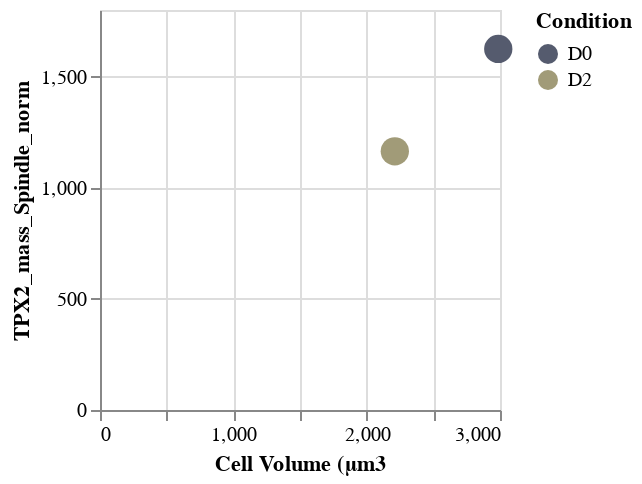

Write notebook code for a chart like this one.
### Code cell
SCATTER_CV_TPX2 = alt.Chart(
        data = df, 
        width = 200, 
        height = 200
    ).mark_circle(
        opacity = 1,
        size = 200
    ).encode(
        alt.X("mean(Cell_Volume_um3)", title = "Cell Volume (µm3"),
        alt.Y("mean(TPX2_mass_Spindle_norm)", title = "TPX2_mass_Spindle_norm"),
        color = alt.Color("Condition", scale = alt.Scale(scheme = colourscheme))
    )
SCATTER_CV_TPX2

### Figure 1 — Vega-Lite specification as saved in the notebook (floating-point values rounded to 4 significant figures; data arrays with more than 128 entries replaced by an {"elided": "..."} marker saying what was removed)
{"config": {"view": {"continuousWidth": 400, "continuousHeight": 300}}, "data": {"name": "data-a11872630e0e1fa542bf927afe29c574"}, "mark": {"type": "circle", "opacity": 1, "size": 200}, "encoding": {"color": {"type": "nominal", "field": "Condition", "scale": {"scheme": "cividis"}}, "x": {"type": "quantitative", "aggregate": "mean", "field": "Cell_Volume_um3", "title": "Cell Volume (µm3"}, "y": {"type": "quantitative", "aggregate": "mean", "field": "TPX2_mass_Spindle_norm", "title": "TPX2_mass_Spindle_norm"}}, "height": 200, "width": 200, "$schema": "https://vega.github.io/schema/vega-lite/v4.8.1.json", "datasets": {"data-a11872630e0e1fa542bf927afe29c574": {"elided": "247 records"}}}
